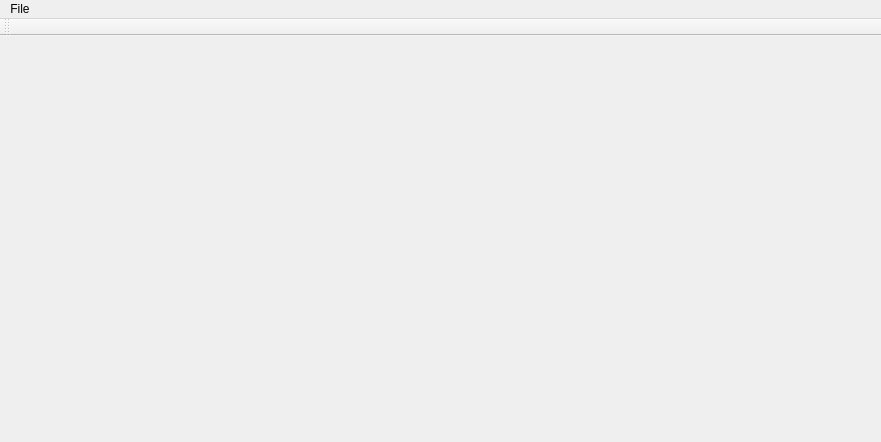
<?xml version="1.0" encoding="UTF-8"?>
<ui version="4.0">
 <class>MainWindow</class>
 <widget class="QMainWindow" name="MainWindow">
  <property name="geometry">
   <rect>
    <x>0</x>
    <y>0</y>
    <width>881</width>
    <height>442</height>
   </rect>
  </property>
  <property name="windowTitle">
   <string>MainWindow</string>
  </property>
  <property name="windowIcon">
   <iconset resource="../../../../resources/resources.qrc">
    <normaloff>:/images/fvdownloader.png</normaloff>:/images/fvdownloader.png</iconset>
  </property>
  <widget class="QWidget" name="centralWidget">
   <layout class="QGridLayout" name="gridLayout">
    <property name="leftMargin">
     <number>0</number>
    </property>
    <property name="topMargin">
     <number>0</number>
    </property>
    <property name="rightMargin">
     <number>0</number>
    </property>
    <property name="bottomMargin">
     <number>0</number>
    </property>
    <property name="spacing">
     <number>0</number>
    </property>
   </layout>
  </widget>
  <widget class="QMenuBar" name="menuBar">
   <property name="geometry">
    <rect>
     <x>0</x>
     <y>0</y>
     <width>881</width>
     <height>21</height>
    </rect>
   </property>
   <widget class="QMenu" name="menuFile">
    <property name="title">
     <string>File</string>
    </property>
    <addaction name="actionExit"/>
   </widget>
   <addaction name="menuFile"/>
  </widget>
  <widget class="QToolBar" name="mainToolBar">
   <attribute name="toolBarArea">
    <enum>TopToolBarArea</enum>
   </attribute>
   <attribute name="toolBarBreak">
    <bool>false</bool>
   </attribute>
  </widget>
  <action name="actionExit">
   <property name="text">
    <string>Exit</string>
   </property>
  </action>
 </widget>
 <layoutdefault spacing="6" margin="11"/>
 <resources>
  <include location="../../../../resources/resources.qrc"/>
 </resources>
 <connections>
  <connection>
   <sender>actionExit</sender>
   <signal>triggered()</signal>
   <receiver>MainWindow</receiver>
   <slot>close()</slot>
   <hints>
    <hint type="sourcelabel">
     <x>-1</x>
     <y>-1</y>
    </hint>
    <hint type="destinationlabel">
     <x>440</x>
     <y>220</y>
    </hint>
   </hints>
  </connection>
 </connections>
</ui>
